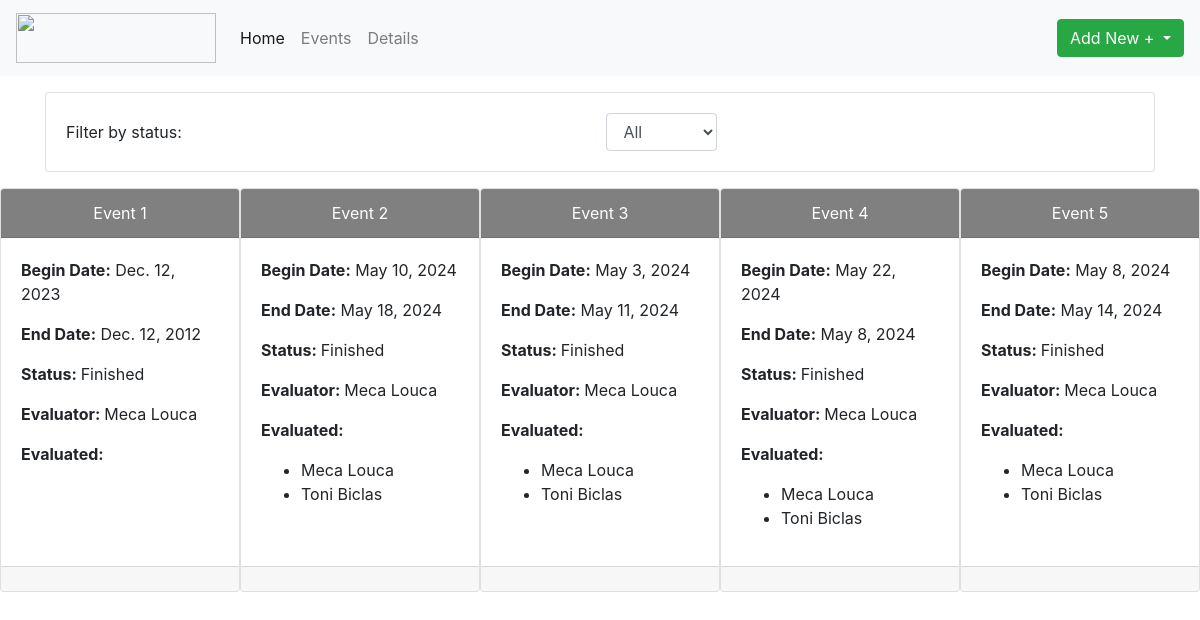
The page /show_events/ on the database as committed earlier.
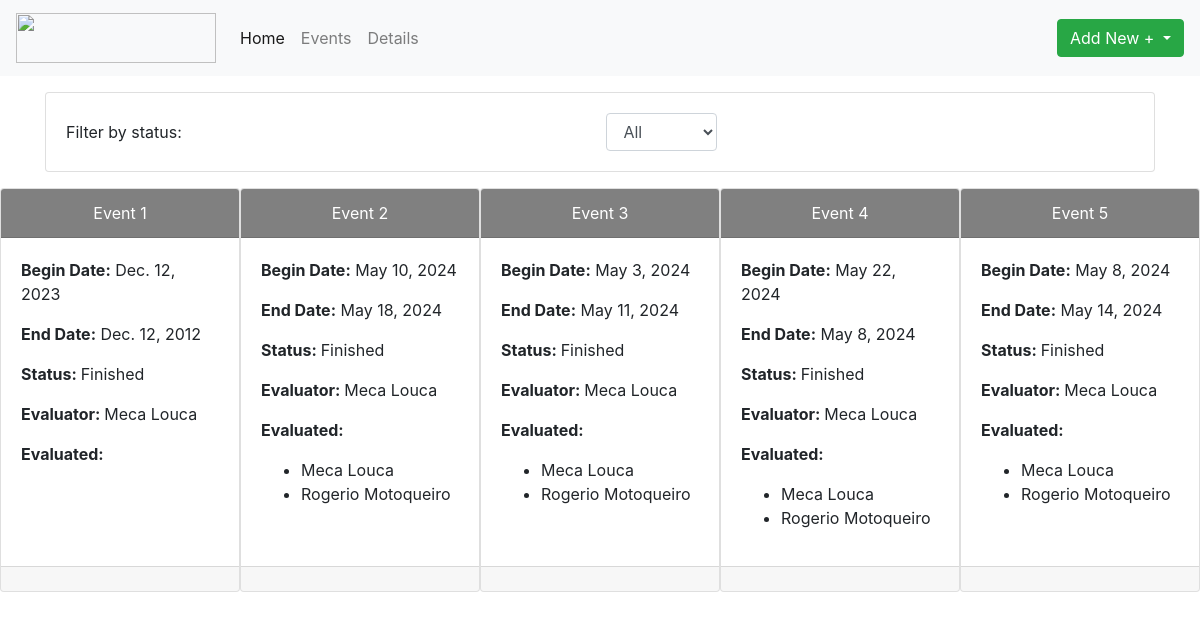
The same page on the database as committed later.
### database/models.py (models this page shows)
class Colaborator(models.Model):
    id_colaborator = models.OneToOneField(User, on_delete=models.CASCADE, primary_key=True)
    fname = models.CharField(max_length=100)
    lname = models.CharField(max_length=100)
    username = models.CharField(max_length=100)
    department = models.CharField(max_length=100)
    role = models.CharField(max_length=100)
    admission_date = models.DateField()
    functional_group = models.CharField(max_length=100)
    def	__str__(self):
        return self.fname + ' ' + self.lname

### database/views.py (the view)
# urls.py: path('show_events/', views.show_events, name='show_events'),
def show_events(request):
    status = request.GET.get('status', 'all')
    if status == 'all':
        events = Event.objects.all()
    elif status == 'true':
        events = Event.objects.filter(status=True)
    elif status == 'false':
        events = Event.objects.filter(status=False)
    else:
        events = Event.objects.all()  # Fallback to showing all events
    return render(request, 'show_events.html', {'events': events})

### database/models.py (called while the page is built)
    def status_as_string(self):
        return 'Finished' if self.status else 'Ongoing'

### database/templates/show_events.html (shortened to what this page needs)
{% load static %}
<!DOCTYPE html>
<html lang="en">
<head>
	<link rel="stylesheet" href="https://stackpath.bootstrapcdn.com/bootstrap/4.5.2/css/bootstrap.min.css">
	<link rel="stylesheet" href="{% static 'styles.css' %}">
</head>
<body>
	{% include 'navbar.html' %}
	{% load bootstrap4 %}
	{% bootstrap_css %}
	<div class="container my-3">
		<div class="card">
			<div class="card-body">
				<form method="get" class="form-inline">
					<label for="status" class="mr-2">Filter by status:</label>
					<select name="status" id="status" class="form-control" onchange="this.form.submit()">
						<option value="all">All</option>
					</select>
				</form>
			</div>
		</div>
	</div>
	<div class="d-flex flex-wrap justify-content-around">
		{% for event in events %}
		<div class="card mb-3" style="width: 15rem;">
			<div class="card-header text-white d-flex flex-wrap justify-content-around" style="background-color: {% if event.status %}grey{% else %}green{% endif %};">
				Event {{ event.id_event }}
			</div>
			<div class="card-body">
				<p class="card-text"><b>Begin Date:</b> {{ event.begin_event }}</p>
				<p class="card-text"><b>End Date:</b> {{ event.end_event }}</p>
				<p class="card-text"><b>Status: </b> {{ event.status_as_string }}</p>
				<p class="card-text"><b>Evaluator: </b> {{event.evaluator}}</p>
				<p class="card-text">
					<b>Evaluated:</b>
					<ul id="evaluated-{{ event.id_event }};">
					{% for evaluated in event.evaluated.all %}
						<li>{{ evaluated }}</li>
					{% endfor %}
					</ul>
				</p>
			</div>
			<div class="card-footer d-flex flex-wrap justify-content-around" >
			</div>
		</div>
		{% endfor %}
	</div>
</body>
</html>

Rows that differ between the two databases and show on the page:
changed Colaborator: fname+lname "Toni Biclas" → "Rogerio Motoqueiro"
